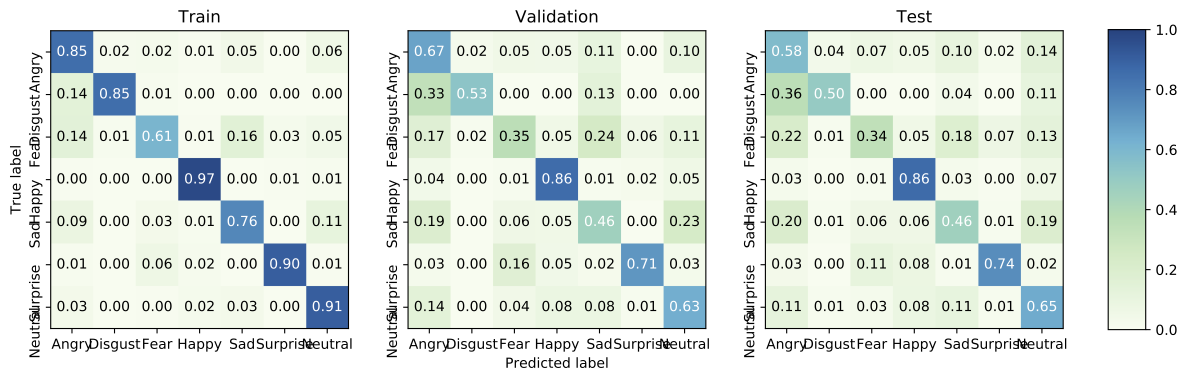
#> input picture CM_deepcnn.png, 3562 x 1142 px (shown at 1/3 size); its folder holds 4 pictures in this run
$ python convert_images_to_data.py --input_dir .
#> lines starting #> are read from the running program, lines starting #| are printed output that depends on the picture
import pandas as pd
import numpy as np
import argparse
import cv2
import sys
import os

def convert_images_to_csv(args, img_size=28):
  '''Takes in directory path and returns the compressed images's pixels as a list'''
#> called with img_size = 28

  images = []

  # Iterate through images in folder
  for i, filename in enumerate(sorted(os.listdir(args.input_dir))):
      if filename.split(".")[-1].lower() in {"jpeg", "jpg", "png"}:

        # Print progress
        if args.debug:
          percent = int((i+1)/len(os.listdir(args.input_dir))*100)
          if percent%10==0:
            print(percent,'%')

        # Load and append
        img = cv2.imread(os.path.join(args.input_dir, filename))
#> img is the input picture: shape (1142, 3562, 3); mean B, G, R 223.1, 228.7, 220.1
        img = cv2.resize(img, (img_size, img_size))
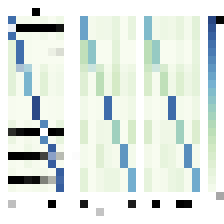
#> img: shape (28, 28, 3) (shown 8 times larger); mean B, G, R 225.9, 231.8, 222.9
        images.append(img)
#> pass 2 of the loop in convert_images_to_csv, `for i, filename in enumerate(sorted(os.listdir(args.input_dir))):`:
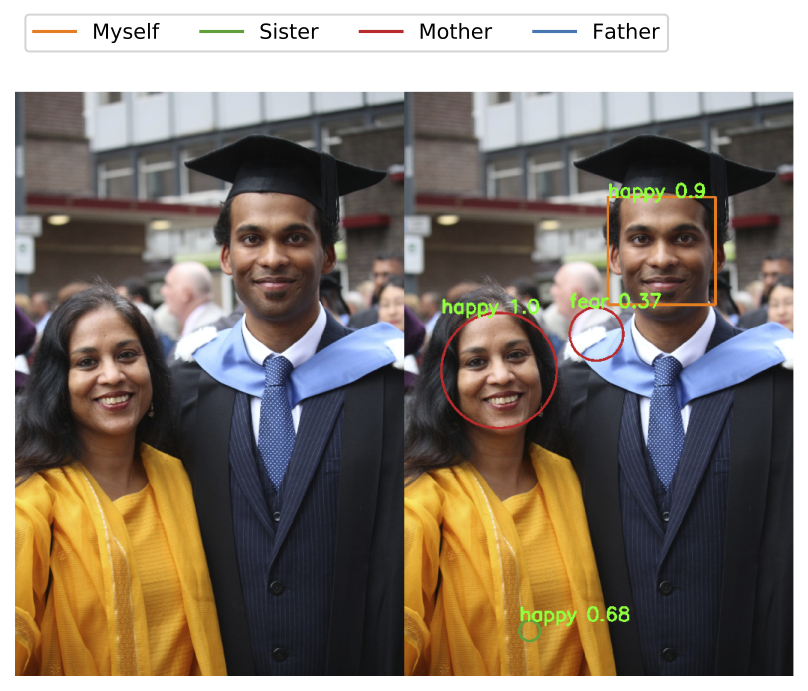
#> input picture EndToEnd.png, 1616 x 1382 px (shown at 1/2 size)
#> in convert_images_to_csv, img is the input picture: shape (1382, 1616, 3); mean B, G, R 111.1, 122.3, 133
#> in convert_images_to_csv, `img = cv2.resize(img, (img_size, img_size))`:
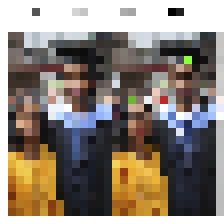
#> img: shape (28, 28, 3) (shown 8 times larger); mean B, G, R 117.3, 127.5, 137.9
#> pass 3 of the loop in convert_images_to_csv, `for i, filename in enumerate(sorted(os.listdir(args.input_dir))):`:
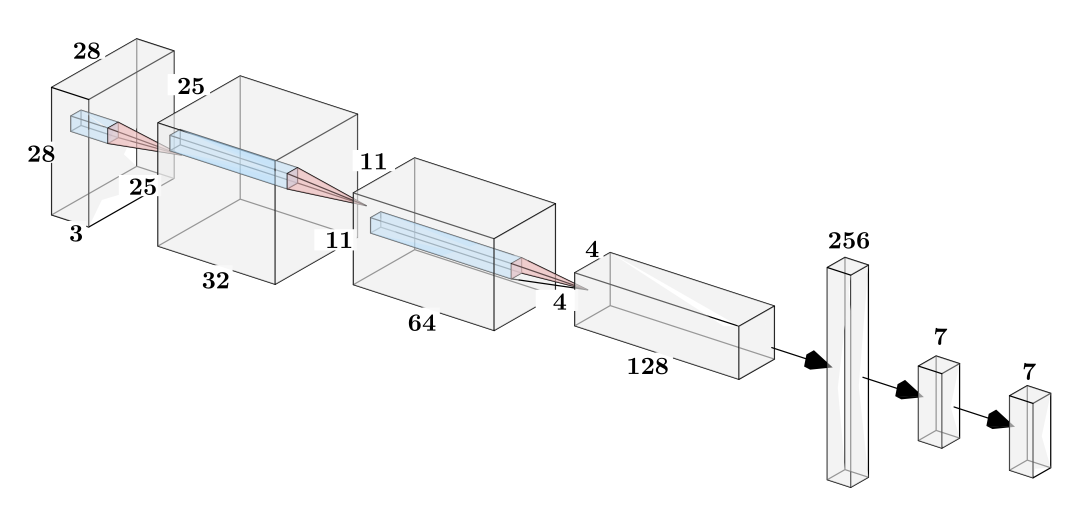
#> input picture MyCNN.png, 3259 x 1580 px (shown at 1/3 size)
#> in convert_images_to_csv, img is the input picture: shape (1580, 3259, 3); mean B, G, R 248.7, 248.5, 248.4
#> in convert_images_to_csv, `img = cv2.resize(img, (img_size, img_size))`:
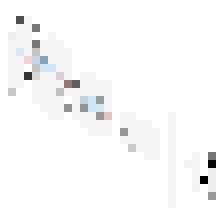
#> img: shape (28, 28, 3) (shown 8 times larger); mean B, G, R 249.5, 249.3, 249.2
#> the loop made 5 passes; the first 3 are shown

  # Convert
  images = np.array(images)

  if args.debug:
    print('Saving as .csv file ...')

  # Save images as .csv
#> (the run stopped early here; a loop or call above may not have finished)
